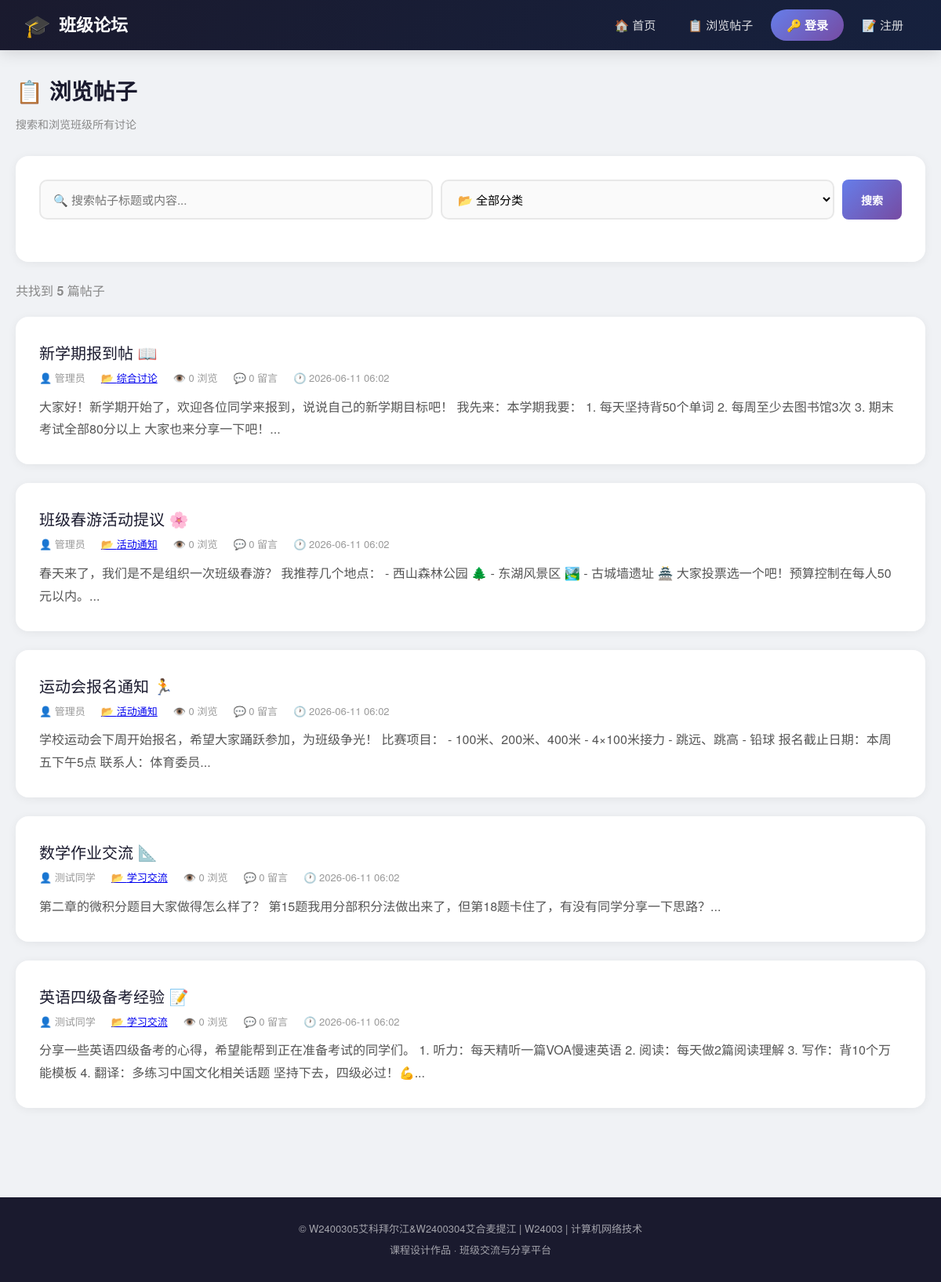
Screenshot of /browse.php with the database file from the repository.
### tables this page shows
CREATE TABLE IF NOT EXISTS `posts` (
    `id` INT AUTO_INCREMENT PRIMARY KEY,
    `title` VARCHAR(200) NOT NULL COMMENT '帖子标题',
    `content` TEXT NOT NULL COMMENT '帖子内容',
    `user_id` INT NOT NULL COMMENT '发布者ID',
    `category` VARCHAR(50) DEFAULT '综合讨论' COMMENT '分类',
    `views` INT DEFAULT 0 COMMENT '浏览量',
    `created_at` DATETIME DEFAULT CURRENT_TIMESTAMP COMMENT '发布时间',
    `updated_at` DATETIME DEFAULT CURRENT_TIMESTAMP ON UPDATE CURRENT_TIMESTAMP COMMENT '更新时间',
    INDEX `idx_user` (`user_id`),
    INDEX `idx_category` (`category`),
    INDEX `idx_views` (`views`),
    INDEX `idx_created` (`created_at`),
    CONSTRAINT `fk_posts_user` FOREIGN KEY (`user_id`) REFERENCES `users`(`id`) ON DELETE CASCADE
);

CREATE TABLE IF NOT EXISTS `users` (
    `id` INT AUTO_INCREMENT PRIMARY KEY,
    `username` VARCHAR(50) NOT NULL UNIQUE COMMENT '登录用户名',
    `password` VARCHAR(255) NOT NULL COMMENT '密码（bcrypt哈希）',
    `nickname` VARCHAR(50) NOT NULL COMMENT '显示昵称',
    `email` VARCHAR(100) DEFAULT '' COMMENT '邮箱',
    `avatar` VARCHAR(255) DEFAULT '' COMMENT '头像路径',
    `role` ENUM('user', 'admin') DEFAULT 'user' COMMENT '角色：user=普通用户, admin=管理员',
    `created_at` DATETIME DEFAULT CURRENT_TIMESTAMP COMMENT '注册时间',
    INDEX `idx_role` (`role`),
    INDEX `idx_created` (`created_at`)
);

### browse.php (the view, shortened to what this page needs)
<?php
require_once __DIR__ . '/header.php';
$searchRaw = isset($_GET['search']) ? trim($_GET['search']) : '';
$page = isset($_GET['page']) ? max(1, (int)$_GET['page']) : 1;
$perPage = 10;
$offset = ($page - 1) * $perPage;
$where = "1=1";
$countResult = mysqli_query($conn, "SELECT COUNT(*) as cnt FROM posts p WHERE $where");
$totalRows = mysqli_fetch_assoc($countResult)['cnt'];
$posts = mysqli_query($conn, "
    SELECT p.*, u.nickname, u.username,
        (SELECT COUNT(*) FROM messages m WHERE m.post_id = p.id) as msg_count
    FROM posts p
    JOIN users u ON p.user_id = u.id
    WHERE $where
    ORDER BY p.created_at DESC
    LIMIT $offset, $perPage
");
?>
<div class="container">
    <div class="page-header">
        <h1>📋 浏览帖子</h1>
        <p>搜索和浏览班级所有讨论</p>
    </div>
    <div class="card">
        <form method="GET" action="" class="search-bar">
            <input type="text" name="search" class="form-control"
                   placeholder="🔍 搜索帖子标题或内容..."
                   value="<?= htmlspecialchars($searchRaw) ?>">
            <select name="category" class="form-control">
                <option value="">📂 全部分类</option>
            </select>
            <button type="submit" class="btn btn-primary">搜索</button>
        </form>
    </div>
    <p style="color:#888;margin-bottom:20px;">
        共找到 <strong><?= $totalRows ?></strong> 篇帖子
    </p>
    <?php if (mysqli_num_rows($posts) > 0): ?>
        <?php while ($post = mysqli_fetch_assoc($posts)): ?>
        <div class="card">
            <div class="card-title">
                <a href="messages.php?post_id=<?= $post['id'] ?>">
                    <?= htmlspecialchars($post['title']) ?>
                </a>
            </div>
            <div class="card-meta">
                <span>👤 <?= htmlspecialchars($post['nickname']) ?></span>
                <span>
                    <a href="?category=<?= urlencode($post['category']) ?>">
                        📂 <?= htmlspecialchars($post['category']) ?>
                    </a>
                </span>
                <span>👁️ <?= $post['views'] ?> 浏览</span>
                <span>💬 <?= $post['msg_count'] ?> 留言</span>
                <span>🕐 <?= date('Y-m-d H:i', strtotime($post['created_at'])) ?></span>
            </div>
            <div class="card-content">
                <?= mb_substr(strip_tags(htmlspecialchars($post['content'])), 0, 200) ?>...
            </div>
        </div>
        <?php endwhile; ?>
    <?php endif; ?>
</div>
<?php require_once __DIR__ . '/footer.php'; ?>

### style.css (style rules this page uses)
* { margin: 0; padding: 0; box-sizing: border-box; }
body { font-family: 'Microsoft YaHei', 'PingFang SC', 'Helvetica Neue', sans-serif; background: #f0f2f5; color: #333; min-height: 100vh; line-height: 1.6; }
.container { max-width: 1200px; margin: 0 auto; padding: 30px 20px; }
.page-header { margin-bottom: 30px; }
.page-header h1 { font-size: 28px; color: #1a1a2e; margin-bottom: 8px; }
.page-header p { color: #888; font-size: 14px; }
.card { background: #fff; border-radius: 16px; box-shadow: 0 2px 12px rgba(0,0,0,.06); padding: 30px; margin-bottom: 24px; transition: transform .2s, box-shadow .2s; }
.card-title { font-size: 20px; color: #1a1a2e; margin-bottom: 6px; }
.card-title a { color: #1a1a2e; text-decoration: none; }
.card-meta { font-size: 13px; color: #999; display: flex; gap: 20px; flex-wrap: wrap; }
.card-meta span { display: flex; align-items: center; gap: 4px; }
.card-content { margin-top: 12px; color: #555; line-height: 1.8; }
.btn { display: inline-block; padding: 10px 24px; border: none; border-radius: 8px; font-size: 14px; font-weight: bold; cursor: pointer; text-decoration: none; transition: all .3s; font-family: inherit; }
.btn-primary { background: linear-gradient(135deg, #667eea, #764ba2); color: #fff; }
.form-control { width: 100%; padding: 12px 16px; border: 2px solid #e8e8e8; border-radius: 10px; font-size: 15px; transition: border-color .3s; font-family: inherit; background: #fafafa; }
select.form-control { cursor: pointer; }
.search-bar { display: flex; gap: 10px; margin-bottom: 24px; }
.search-bar .form-control { flex: 1; }
.search-bar select.form-control { width: auto; min-width: 140px; }
.card, .feature-card { animation: fadeInUp .5s ease forwards; }
.card:nth-child(2) { animation-delay: .1s; }
.card:nth-child(4) { animation-delay: .3s; }

### rows the page displays
posts: title "新学期报到帖 📖", user.nickname "管理员", category "综合讨论", views "0", msg_count "0", created_at "2026-06-11 06:02", content "大家好！新学期开始了，欢迎各位同学来报到，说说自己的新学期目标吧！ 我先来：本学期我要： 1. 每天坚持背50个单词 2. 每周至少去图书馆3次 3. 期末考试全部80分以上 大家也来分享一下吧！"
posts: title "班级春游活动提议 🌸", user.nickname "管理员", category "活动通知", views "0", msg_count "0", created_at "2026-06-11 06:02", content "春天来了，我们是不是组织一次班级春游？ 我推荐几个地点： - 西山森林公园 🌲 - 东湖风景区 🏞️ - 古城墙遗址 🏯 大家投票选一个吧！预算控制在每人50元以内。"
posts: title "运动会报名通知 🏃", user.nickname "管理员", category "活动通知", views "0", msg_count "0", created_at "2026-06-11 06:02", content "学校运动会下周开始报名，希望大家踊跃参加，为班级争光！ 比赛项目： - 100米、200米、400米 - 4×100米接力 - 跳远、跳高 - 铅球 报名截止日期：本周五下午5点 联系人：体育委员"
posts: title "数学作业交流 📐", user.nickname "测试同学", category "学习交流", views "0", msg_count "0", created_at "2026-06-11 06:02", content "第二章的微积分题目大家做得怎么样了？ 第15题我用分部积分法做出来了，但第18题卡住了，有没有同学分享一下思路？"
posts: title "英语四级备考经验 📝", user.nickname "测试同学", category "学习交流", views "0", msg_count "0", created_at "2026-06-11 06:02", content "分享一些英语四级备考的心得，希望能帮到正在准备考试的同学们。 1. 听力：每天精听一篇VOA慢速英语 2. 阅读：每天做2篇阅读理解 3. 写作：背10个万能模板 4. 翻译：多练习中国文化相关话题 坚持下去，四级必过！💪"

### other values shown
$totalRows "5"
